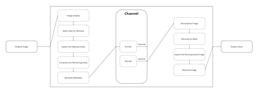
#> input picture framework.png, 256 x 97 px, shrunk from 3214 x 1212 before the run
$ python -i patch_match.py   (imports and definitions only)
#> lines starting #> are read from the running program, lines starting #| are printed output that depends on the picture; after the words box and inside, x2 and y2 are one past the last pixel; in counts of white or black regions, pixels touching at a corner belong together
#> in inpaint_image, image is the input picture: shape (97, 256, 3); min 89, max 255, mean 251.4
import os
import cv2
import numpy as np


# Reference: Barnes, C., Shechtman, E., Finkelstein, A., & Goldman, D. B. (2009). "PatchMatch: A Randomized Correspondence Algorithm for Structural Image Editing." ACM Transactions on Graphics (TOG), 28(3), Article 24.
class PatchMatch:
    def __init__(self, image: np.ndarray, mask: np.ndarray, patch_size: int = 7) -> None:
        """
        Initialize the PatchMatch object.
        """
        self.image = image
        self.mask = mask
        self.patch_size = patch_size
        self.height, self.width, self.channels = image.shape
        self.half_patch = patch_size // 2
        self.offsets = self.initialize_offsets()

    def initialize_offsets(self) -> np.ndarray:
        """
        Initialize the offset map with random values.
        """
        offsets = np.zeros((self.height, self.width, 2), dtype=np.int32)
        for y in range(self.height):
            for x in range(self.width):
                offsets[y, x] = [
                    np.random.randint(-self.width, self.width),
                    np.random.randint(-self.height, self.height),
                ]
        return offsets

    def compute_distance(self, x1: int, y1: int, x2: int, y2: int) -> float:
        """
        Compute the distance between two patches.
        """
        patch1 = self.get_patch(x1, y1)
        patch2 = self.get_patch(x2, y2)
        return np.sum((patch1 - patch2) ** 2)

    def get_patch(self, x: int, y: int) -> np.ndarray:
        """
        Get a patch from the image centered at (x, y).
        """
        x1, x2 = max(0, x - self.half_patch), min(self.width, x + self.half_patch + 1)
        y1, y2 = max(0, y - self.half_patch), min(self.height, y + self.half_patch + 1)

        # Ensure patch size is valid
        patch_width = x2 - x1
        patch_height = y2 - y1
        if patch_width <= 0 or patch_height <= 0:
            return np.zeros(
                (self.patch_size, self.patch_size, self.channels), dtype=np.uint8
            )

        patch = np.zeros(
            (self.patch_size, self.patch_size, self.channels), dtype=np.uint8
        )
        patch[
            (y1 - y + self.half_patch) : (y2 - y + self.half_patch),
            (x1 - x + self.half_patch) : (x2 - x + self.half_patch),
        ] = self.image[y1:y2, x1:x2]
        return patch

    def inpaint(self, iterations: int = 5) -> np.ndarray:
        """
        Inpaint the image using the PatchMatch algorithm.
        """
        for _ in range(iterations):
            for y in range(self.height):
                for x in range(self.width):
                    if self.mask[y, x] == 0:
                        continue
                    current_offset = self.offsets[y, x]
                    best_offset = current_offset
                    best_distance = self.compute_distance(
                        x, y, x + current_offset[0], y + current_offset[1]
                    )
                    for dy in [-1, 1]:
                        for dx in [-1, 1]:
                            nx, ny = (
                                x + current_offset[0] + dx,
                                y + current_offset[1] + dy,
                            )
                            if 0 <= nx < self.width and 0 <= ny < self.height:
                                distance = self.compute_distance(x, y, nx, ny)
                                if distance < best_distance:
                                    best_distance = distance
                                    best_offset = [nx - x, ny - y]
                    self.offsets[y, x] = best_offset
        return self.reconstruct_image()

    def reconstruct_image(self) -> np.ndarray:
        """
        Reconstruct the inpainted image using the offset map.
        """
        result = self.image.copy()
        for y in range(self.height):
            for x in range(self.width):
                if self.mask[y, x] == 0:
                    continue
                offset = self.offsets[y, x]
                new_x = x + offset[0]
                new_y = y + offset[1]

                # Ensure new_x and new_y are within image bounds
                if 0 <= new_x < self.width and 0 <= new_y < self.height:
                    result[y, x] = self.image[new_y, new_x]
                else:
                    # Handle out-of-bound offsets (e.g., use the original pixel or some other strategy)
                    result[y, x] = self.image[
                        y, x
                    ]  # Or use any other fallback strategy

        return result


class PatchMatchImageInpainting:
    """
    Process image inpainting by blind mask using PatchMatch.
    """

    # [6 lines left out: function split_filename, not called in this run]

    def find_removable_regions(self, image: np.ndarray) -> np.ndarray:
        """
        Find and return a mask of the removable regions in the image.
        """
        # Convert to grayscale
        gray = cv2.cvtColor(image, cv2.COLOR_BGR2GRAY)

        # Apply GaussianBlur to reduce noise and improve edge detection
        blurred = cv2.GaussianBlur(gray, (5, 5), 0)
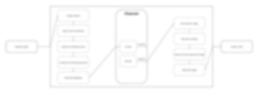
#> blurred: shape (97, 256); min 179, max 255, mean 251.4

        # Apply Canny edge detection
        edges = cv2.Canny(blurred, 50, 150)
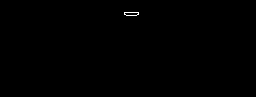
#> edges: shape (97, 256); 0.13% white in thin lines or dots, all inside (x1, y1, x2, y2) = (124, 12, 139, 16)

        # Dilate edges to make regions more pronounced
        dilated = cv2.dilate(edges, None, iterations=2)
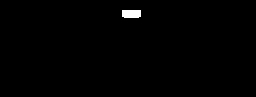
#> dilated: shape (97, 256); 0.6% white; 1 white region, box (x1, y1, x2, y2) and area: (122, 10, 141, 18) 148

        # Find contours
        contours, _ = cv2.findContours(
            dilated, cv2.RETR_EXTERNAL, cv2.CHAIN_APPROX_SIMPLE
        )
#> contours = 1 item

        # Create a mask for the regions to be removed
        mask = np.zeros_like(gray)

        # Draw contours on the mask
        for contour in contours:
            cv2.drawContours(mask, [contour], -1, 255, thickness=cv2.FILLED)
#> this loop made 1 pass

        return mask

    def inpaint_image(self, image_path: str) -> np.ndarray:
        """
        Inpaint the image using PatchMatch.
        """
        # Load image
        image = cv2.imread(image_path)

        # Find removable regions
        mask = self.find_removable_regions(image)

        # Perform inpainting using PatchMatch
        patch_match = PatchMatch(image, mask)
        inpainted_image = patch_match.inpaint()
#> after the loop in reconstruct_image, `for y in range(self.height):`: result: shape (97, 256, 3); 0.08% of pixels changed, all inside (x1, y1, x2, y2) = (123, 10, 139, 18)

        # Highlight the removed section in white
        output_image = inpainted_image.copy()
        output_image[mask == 255] = [255, 255, 255]
#> output_image: shape (97, 256, 3); min 169, max 255, mean 251.5

        return output_image

    # [144 lines left out: functions create_mask_from_highlighted, reconstruct_inpaint_image, calculate_mse, reconstruct_image, save_output, process_inpaint and 1 more, not called in this run]

>>> result = PatchMatchImageInpainting().inpaint_image('../framework.png')
